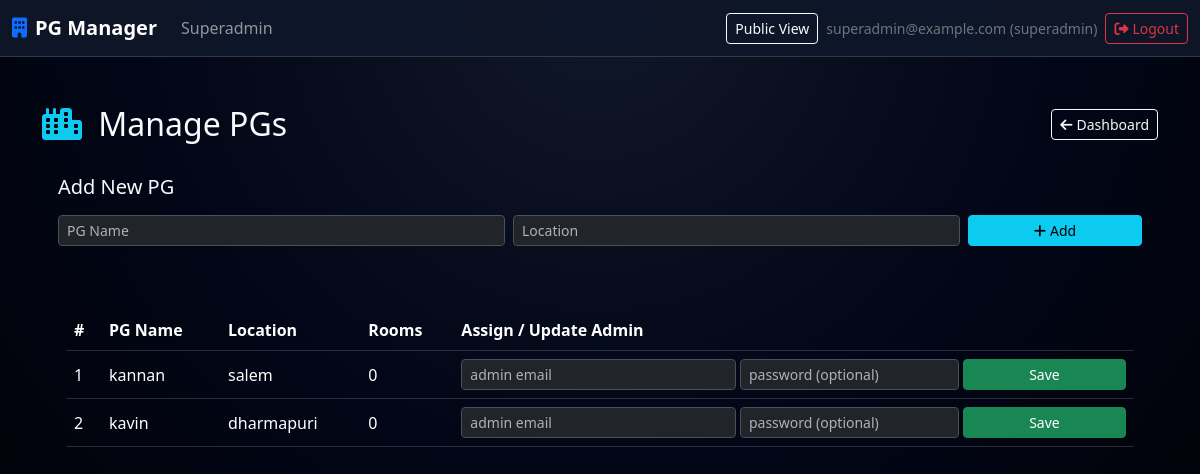
Screenshot of /superadmin/pgs (signed in) with the database file from the repository.
### models.py (models this page shows, shortened)
class User(UserMixin, db.Model):
    id = db.Column(db.Integer, primary_key=True)
    username = db.Column(db.String(120), unique=True, nullable=False)  # email / login id
    password_hash = db.Column(db.String(255), nullable=False)
    role = db.Column(db.String(20), nullable=False, default="tenant")
    pg_id = db.Column(db.Integer, db.ForeignKey("pg.id"), nullable=True)

class PG(db.Model):
    id = db.Column(db.Integer, primary_key=True)
    name = db.Column(db.String(255), nullable=False)
    location = db.Column(db.String(255))
    latitude = db.Column(db.Float)
    longitude = db.Column(db.Float)
    total_rooms = db.Column(db.Integer, default=0)
    rooms = db.relationship("Room", backref="pg", lazy=True)
    admins = db.relationship("User", backref="pg_admin", lazy=True)

### app.py (the view, shortened to what this page needs)
@app.route("/superadmin/pgs", methods=["GET", "POST"])
@roles_required("superadmin")
def superadmin_pgs():
    pgs = PG.query.order_by(PG.id.desc()).all()
    return render_template("superadmin/pgs.html", pgs=pgs)

### app.py (called while the page is built)
@login_manager.user_loader
def load_user(user_id):
    return User.query.get(int(user_id))

def roles_required(*roles):
    def decorator(view):
        @wraps(view)
        @login_required
        def wrapped(*args, **kwargs):
            if current_user.role not in roles:
                abort(403)
            return view(*args, **kwargs)
        return wrapped
    return decorator

### templates/superadmin/pgs.html (shortened to what this page needs)
{% extends "base.html" %}
{% block content %}
<div class="container py-4">
  <div class="d-flex justify-content-between align-items-center mb-3">
    <h2 class="mb-0">
      <i class="fas fa-city me-2 text-info"></i>
      Manage PGs
    </h2>
    <a href="{{ url_for('superadmin_dashboard') }}" class="btn btn-outline-light btn-sm">
      <i class="fas fa-arrow-left me-1"></i>Dashboard
    </a>
  </div>
  <div class="card-glass p-3 mb-4">
    <h5 class="mb-3">Add New PG</h5>
    <form method="post" class="row g-2">
      <div class="col-md-5">
        <input type="text" name="name" class="form-control form-control-sm"
               placeholder="PG Name" required>
      </div>
      <div class="col-md-5">
        <input type="text" name="location" class="form-control form-control-sm"
               placeholder="Location">
      </div>
      <div class="col-md-2 text-end">
        <button class="btn btn-info btn-sm w-100" type="submit">
          <i class="fas fa-plus me-1"></i>Add
        </button>
      </div>
    </form>
  </div>
  <div class="card-glass p-4">
    {% if pgs %}
      <div class="table-responsive">
        <table class="table table-dark table-hover align-middle mb-0">
          <thead>
            <tr>
              <th>#</th>
              <th>PG Name</th>
              <th>Location</th>
              <th>Rooms</th>
              <th>Assign / Update Admin</th>
            </tr>
          </thead>
          <tbody>
            {% for pg in pgs %}
              <tr>
                <td>{{ loop.index }}</td>
                <td>{{ pg.name }}</td>
                <td>{{ pg.location or '-' }}</td>
                <td>{{ pg.total_rooms or 0 }}</td>
                <td>
                  <form method="post" action="{{ url_for('superadmin_assign_admin', pg_id=pg.id) }}"
                        class="row g-1 align-items-center">
                    <div class="col-md-5">
                      <input type="email" name="admin_email"
                             class="form-control form-control-sm"
                             placeholder="admin email" required>
                    </div>
                    <div class="col-md-4">
                      <input type="text" name="admin_password"
                             class="form-control form-control-sm"
                             placeholder="password (optional)">
                    </div>
                    <div class="col-md-3">
                      <button class="btn btn-success btn-sm w-100" type="submit">
                        Save
                      </button>
                    </div>
                  </form>
                </td>
              </tr>
            {% endfor %}
          </tbody>
        </table>
      </div>
    {% else %}
      <p class="text-white-50 mb-0">No PGs yet. Add one using the form above.</p>
    {% endif %}
  </div>
</div>
{% endblock %}

### templates/base.html (shortened to what this page needs)
<!doctype html>
<html lang="en" data-bs-theme="dark">
<head>
  <link href="https://cdn.jsdelivr.net/npm/bootstrap@5.3.3/dist/css/bootstrap.min.css" rel="stylesheet">
  <link href="https://cdnjs.cloudflare.com/ajax/libs/font-awesome/6.5.1/css/all.min.css" rel="stylesheet">
</head>
<body>
<nav class="navbar navbar-expand-lg navbar-pg navbar-dark">
  <div class="container-fluid">
    <a class="navbar-brand fw-semibold" href="{{ url_for('home') }}">
      <i class="fas fa-building me-2 text-primary"></i>PG Manager
    </a>
    <div class="collapse navbar-collapse" id="mainNavbar">
      <ul class="navbar-nav me-auto mb-2 mb-lg-0">
        {% if current_user.is_authenticated %}
          {% if current_user.role == 'superadmin' %}
            <li class="nav-item">
              <a class="nav-link" href="{{ url_for('superadmin_dashboard') }}">Superadmin</a>
            </li>
          {% elif current_user.role == 'admin' %}
            <li class="nav-item">
              <a class="nav-link" href="{{ url_for('admin_dashboard') }}">Admin</a>
            </li>
          {% elif current_user.role == 'tenant' %}
            <li class="nav-item">
              <a class="nav-link" href="{{ url_for('tenant_dashboard') }}">Tenant</a>
            </li>
          {% endif %}
        {% endif %}
      </ul>
      <div class="d-flex align-items-center gap-2">
        <a href="{{ url_for('home') }}" class="btn btn-sm btn-outline-light">Public View</a>
        {% if current_user.is_authenticated %}
          <span class="text-secondary small d-none d-md-inline">
            {{ current_user.username }} ({{ current_user.role }})
          </span>
          <a href="{{ url_for('logout') }}" class="btn btn-sm btn-outline-danger">
            <i class="fas fa-sign-out-alt me-1"></i>Logout
          </a>
        {% else %}
          <a href="{{ url_for('login') }}" class="btn btn-sm btn-primary">
            <i class="fas fa-sign-in-alt me-1"></i>Login
          </a>
        {% endif %}
      </div>
    </div>
  </div>
</nav>
<main class="py-4">
  {% block content %}{% endblock %}
</main>
</body>
</html>

### templates/base.html (style rules this page uses)
:root { --pg-primary: #0d6efd; --pg-secondary: #6c757d; --pg-accent: #20c997; --pg-bg: #050814; --pg-card-bg: #111827; }
body { min-height: 100vh; background: radial-gradient(circle at top, #111827 0, #020617 45%, #000 100%); color: #f8fafc; font-family: system-ui, -apple-system, "Segoe UI", Roboto, "Helvetica Neue", Arial, sans-serif; }
.navbar-pg { background: rgba(15, 23, 42, 0.92); backdrop-filter: blur(12px); border-bottom: 1px solid rgba(148, 163, 184, 0.25); }
.table > :not(caption) > * > * { background-color: transparent; border-color: rgba(148, 163, 184, 0.25); }
a { text-decoration: none; }

### rows the page displays
User: username "superadmin@example.com", role "superadmin"
PG: name "kannan", location "salem", total_rooms "0"
PG: name "kavin", location "dharmapuri", total_rooms "0"
